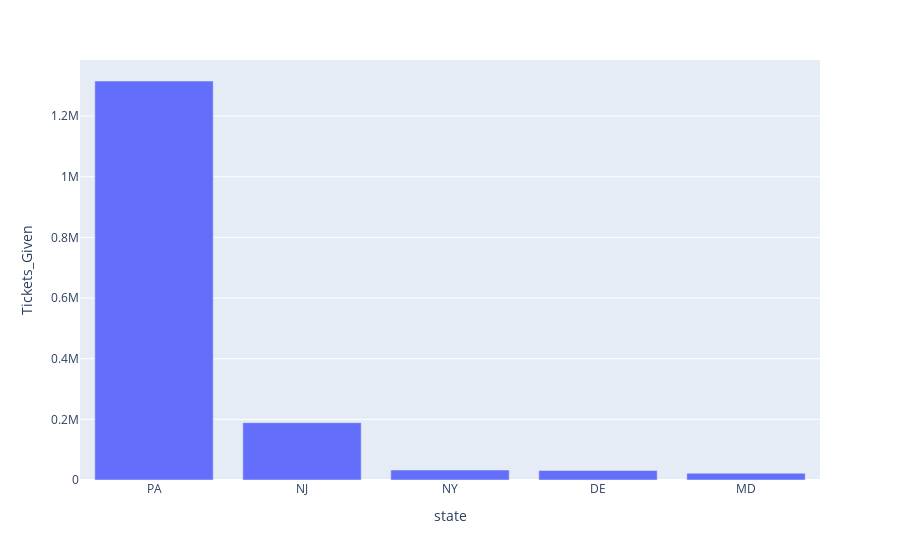

Notebook code cell kept with this figure:
### Code cell
fig = px.bar(run_query(ticketsPerState), x='state', y='Tickets_Given')
fig.show()

### Figure 1 — Plotly figure (JSON) as saved in the notebook; plotly's stock layout.template omitted (floating-point values rounded to 4 significant figures)
{"data": [{"alignmentgroup": "True", "hovertemplate": "state=%{x}<br>Tickets_Given=%{y}<extra></extra>", "legendgroup": "", "marker": {"color": "#636efa", "pattern": {"shape": ""}}, "name": "", "offsetgroup": "", "orientation": "v", "showlegend": false, "textposition": "auto", "type": "bar", "x": ["PA", "NJ", "NY", "DE", "MD"], "xaxis": "x", "y": [1315711, 189102, 32953, 31481, 22311], "yaxis": "y"}], "layout": {"barmode": "relative", "legend": {"tracegroupgap": 0}, "margin": {"t": 60}, "xaxis": {"anchor": "y", "domain": [0, 1], "title": {"text": "state"}}, "yaxis": {"anchor": "x", "domain": [0, 1], "title": {"text": "Tickets_Given"}}}}
